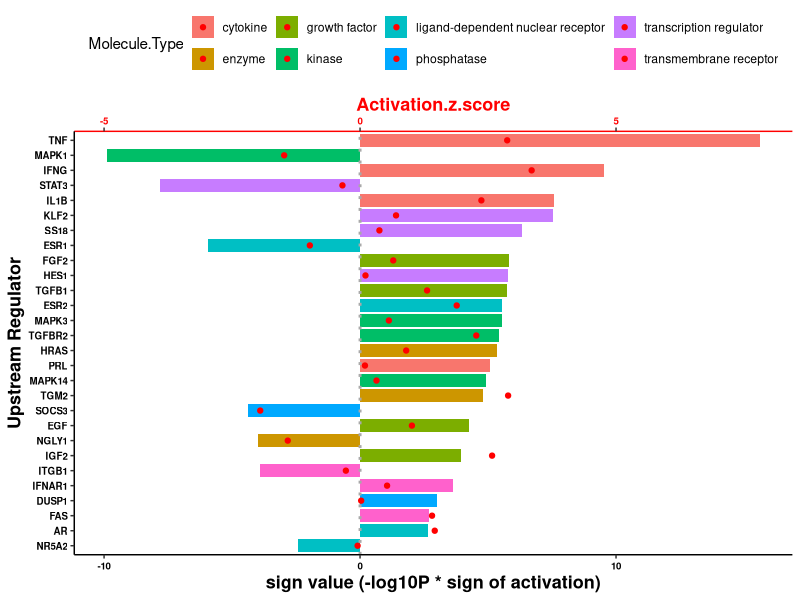
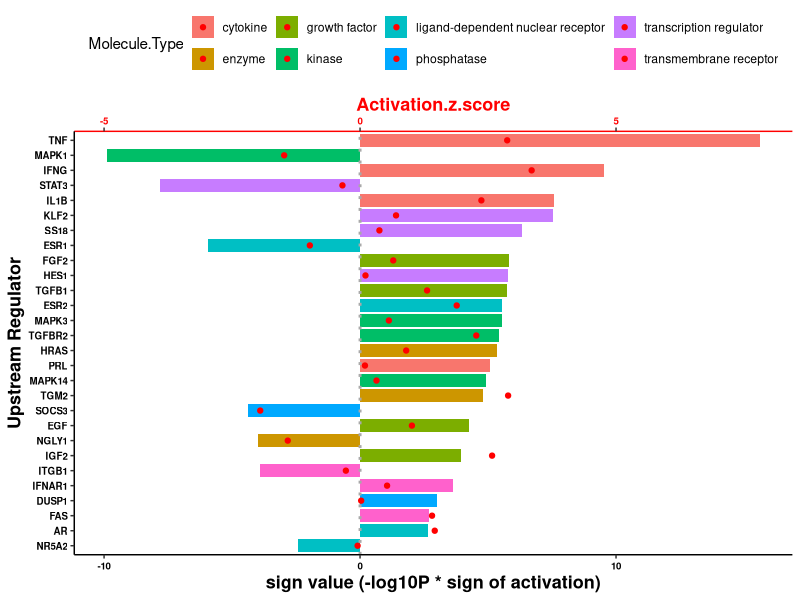

The R script that drew these images, in order:
## ---- chunk 1
knitr::opts_chunk$set(echo = TRUE)

## ---- chunk 2
library(stringr)
library(dplyr)
library(ComplexHeatmap)
library(here)
library(ggplot2)
theme_set(theme_classic())
## ---- chunk 3
fileName = "lmp.ola_ctrl_upstream_923.csv"

upstream = read.csv("../rawData/lmp.ola_ctrl_upstream_923.csv", header = T)

#upstream = read.csv("../processedData/IPA/lmp.ola_ctrl_upstream_923.csv", header = T)
upstream$log10P = -log10(upstream$p.value.of.overlap)
upstream$sign.value = sign(upstream$Activation.z.score) * upstream$log10P

types = c("transcription regulator","phosphatase","enzyme","kinase","cytokine","growth factor","ligand-dependent nuclear receptor","transmembrane receptor") #these are the molecule types that are of interest
myList = list()
for (i in types){
  myList[[i]] = upstream[which(upstream$Molecule.Type==i),]
  myList[[i]] = top_n(x = myList[[i]], n = 4, wt = -p.value.of.overlap)
}

my_data = do.call(dplyr::bind_rows, myList)
my_data = dplyr::select(my_data, c("Upstream.Regulator", "Molecule.Type", "Activation.z.score", "sign.value"))

my_data = my_data[!is.na(my_data$Activation.z.score),]

scl = 2

UpstreamRegulatorPlot = 
ggplot(my_data, aes(fill=Molecule.Type)) +
  geom_bar(aes(x = reorder(Upstream.Regulator, abs(sign.value)), y = sign.value), stat = "identity", position = "dodge") + 
  coord_flip()+ geom_point(aes(x = Upstream.Regulator, y = Activation.z.score*scl),colour="red") +
  scale_y_continuous(sec.axis = sec_axis(~./scl, name = "Activation.z.score")) + 
  theme(legend.position = "top",axis.title.x = element_text(size=13, face="bold", colour = "black"),    
    axis.title.y = element_text(size=13, face="bold", colour = "black"),    
    axis.text.x = element_text(size=7, face="bold", colour = "black"), 
    # axis.text.y = element_text(size=12,  colour = "black"), # unbold
    axis.text.y = element_text(size=7, face="bold", colour = "black"),strip.text = element_text(face="bold", size=8),
    axis.line.x.top = element_line(color = "red"), axis.title.x.top = element_text(color = "red"), 
    axis.text.x.top = element_text(color = "red")) +ylab("sign value (-log10P * sign of activation)") + 
    xlab("Upstream Regulator")+ geom_hline(yintercept = 0, linetype="dotted", color = "darkgrey", size=1) 


pdf(file = paste0("results/",gsub(".csv","",fileName), ".pdf"), width = 9, height = 9)
print(UpstreamRegulatorPlot)
dev.off()
png(file = paste0("results/", gsub(".csv","",fileName), ".png"), width = 8, height = 7, units = 'in',res = 300)
print(UpstreamRegulatorPlot)
dev.off()
